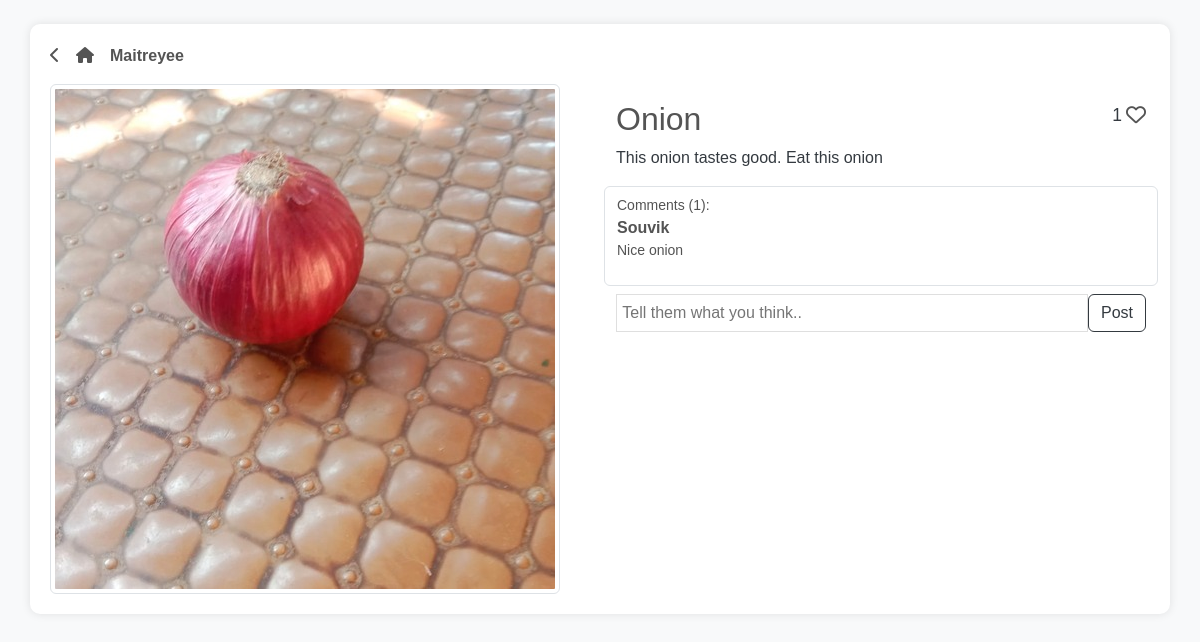
/blog/53, run on an earlier commit of the app's database.
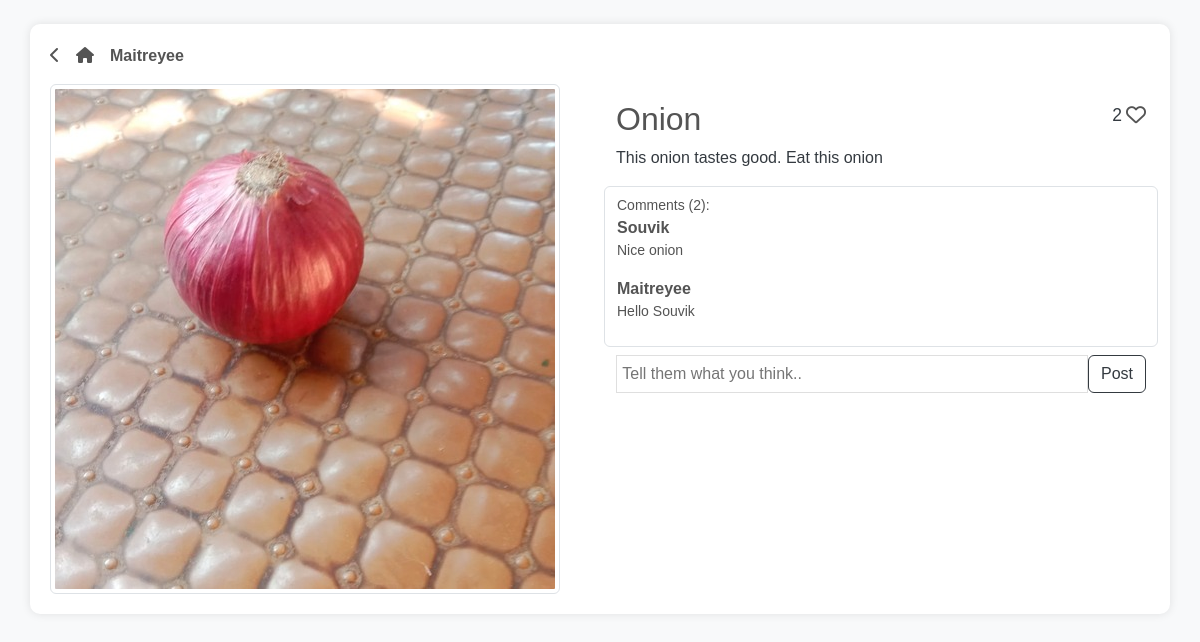
And on a later commit of the database.
### application/models.py (models this page shows)
class Comments(db.Model):
    __tablename__ = 'Comments'
    id = db.Column(db.Integer,autoincrement = True,primary_key = True)
    comment = db.Column(db.String, nullable = False)
    user_id = db.Column(db.Integer,db.ForeignKey('User.id'), nullable = False)
    blog_id = db.Column(db.Integer,db.ForeignKey('Blogs.id'),nullable = False)
    user = db.relationship('User')

class User(db.Model,UserMixin):
    __tablename__ = 'User'
    id = db.Column(db.Integer, autoincrement = True, primary_key = True)
    Username = db.Column(db.String, unique = True, nullable = False)
    Password = db.Column(db.String, nullable = False)
    email = db.Column(db.String, unique = True)
    About = db.Column(db.String)
    Blogs = db.relationship('Blogs',backref = 'user')
    Followers = db.relationship(
        'User',
        secondary = follows,
        primaryjoin = id==follows.c.followed_id,
        secondaryjoin= follows.c.follower_id==id,
        backref = 'Following'
    )
    likes = db.relationship('Blogs',secondary = likes,back_populates = 'liked_by')

### application/controllers.py (the view, shortened to what this page needs)
@app.route("/blog/<int:blog_id>", methods = ["GET","POST"])
def blog(blog_id):
    form = CommentForm()
    blog = Blogs.query.get(int(blog_id))
    if not blog:
        return redirect("/home")
    return render_template('blog.html',blog = blog, form = form)

### application/forms.py
class CommentForm(FlaskForm):
    comment = StringField(validators=[InputRequired()],render_kw={'placeholder':'Tell them what you think..'})
    submit = SubmitField("Post")

### application/controllers.py (called while the page is built)
@app.after_request
def after_request(response):
    header = response.headers
    header['Access-Control-Allow-Origin'] = '*'
    return response

### templates/blog.html (shortened to what this page needs)
<!DOCTYPE html>
<html lang="en">
<head>
    <link href="/static/css/custom.css" rel="stylesheet">
</head>
<body>
    <div class="container my-4">
        <div class="row">
            <div class="col d-flex flex-row">
                <p onclick="history.back()" class="link-dark fw-bold" style="cursor: pointer;">
                    <i class="fas fa-chevron-left"></i>
                </p>
                <a href='/home' class="link-dark fw-bold ms-3" style="cursor: pointer;">
                    <i class="fas fa-home"></i>
                </a>
                <a href="/user/{{blog.user.id}}" class="text-dark fw-bold ms-3" style="text-decoration: none;">
                    {{blog.user.Username}}
                </a>
            </div>
        </div>
        <div class="row">
            <div class="col-md-6 ">
                <img src="/static/images/{{blog.ImageURL}}" alt="" class=" img-fluid img-thumbnail">
            </div>
            <div class="col rounded p-3 d-flex flex-column">
              <div class="row">
                <div class="col-10">
                  <h2 class="text-dark">{{blog.Title}}</h2>
    </div>
    <div class="col d-flex justify-content-end fs-5">
        <p class="small me-1" style="margin-top: 2px; cursor: pointer;" data-bs-toggle="modal" data-bs-target="#likesModal">
          {{blog.liked_by|length}}
        </p>
        {% if current_user not in blog.liked_by %}
        <a href="/post/like/{{blog.id}}?redirect=/blog/{{blog.id}}" class="link-dark">
            <i class="fa-regular fa-heart"></i>
        </a>
        {% else %}
        <a href="/post/unlike/{{blog.id}}?redirect=/blog/{{blog.id}}" class="link-dark">
            <i class="fa-solid fa-heart"></i>
        </a>
        {% endif %}
      </div>
    </div>
    <div class="row">
      <p class="text ">{{blog.Caption}}</p>
    </div>
      <div class="row overflow-auto border rounded py-2" style="max-height: 250px">
        {% if blog.comments|length == 0 %}
        <p class="small">No comments yet.</p>
        {% else %}
        <p class="text-dark small m-0">Comments ({{blog.comments|length}}):</p>
        {% endif %}
        {% for comment in blog.comments %}
        <div class="row" style="height: fit-content;">
          <div class="col-10">
            <a href="/user/{{comment.user.id}}" class="text-dark fw-bold m-0" style="text-decoration: none;">{{comment.user.Username}}</a>
          </div>
        </div>
        <div class="row">
          <p class="text-dark small">{{comment.comment}}</p>
        </div>
        {% endfor %}
      </div>
      <form class="my-2 d-flex flex-row"action="" method = "POST">
        {{form.comment(class="comment-box flex-grow-1")}}
        {{form.submit(class='btn btn-outline-dark small', style="")}}
      </form>
  </div>
</div>
</div>
<script src="https://cdn.jsdelivr.net/npm/bootstrap@5.2.3/dist/js/bootstrap.min.js"></script></body>
</body>
</html>

What changed in the data, as far as the page shows it:
added Comments: user.Username "Maitreyee", comment "Hello Souvik"
Also different on the page:
{{ blog.liked_by|length }}: "1" → "2"
{{ blog.comments|length }}: "1" → "2"
